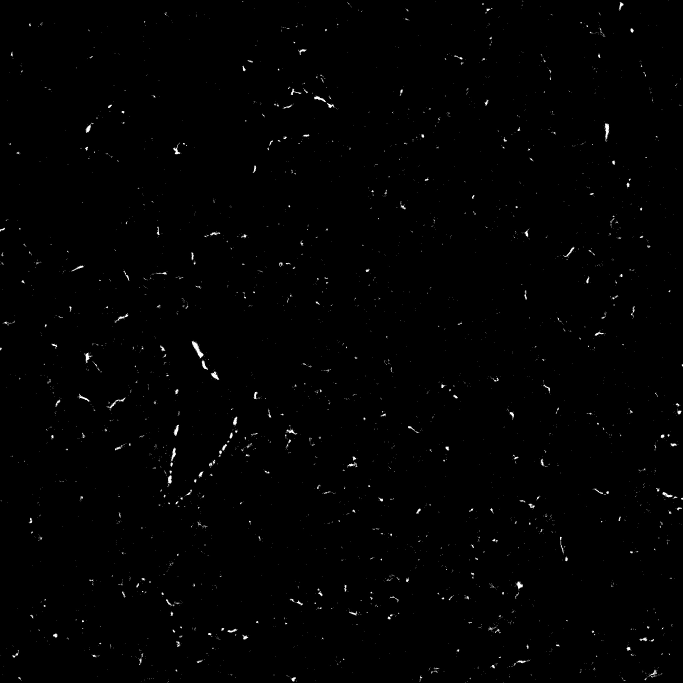
#> input picture images/MASK_Sk658 Llobe ch010017.jpg, 2048 x 2048 px, found by its file name (shown at 1/3 size)
$ python main_shortened.py
#> lines starting #> are read from the running program, lines starting #| are printed output that depends on the picture; after the words box and inside, x2 and y2 are one past the last pixel; in counts of white or black regions, pixels touching at a corner belong together; long printed decimals are rounded; pictures that were not available may be replaced by others from this repository, and a replacement may not be noted
from termcolor import colored
import cv2
import numpy as np
import pandas as pd
import timeit


filenames = [
    r"/Users/zain/Documents/GitHub/Module-3-Fibrosis_Luke_Zain/images/MASK_Sk658 Llobe ch010017.jpg", #defining the path to the images
    r"/Users/zain/Documents/GitHub/Module-3-Fibrosis_Luke_Zain/images/MASK_Sk658 Llobe ch010018.jpg",
    r"/Users/zain/Documents/GitHub/Module-3-Fibrosis_Luke_Zain/images/MASK_Sk658 Llobe ch010019.jpg",
    r"/Users/zain/Documents/GitHub/Module-3-Fibrosis_Luke_Zain/images/MASK_Sk658 Llobe ch010021.jpg",
    r"/Users/zain/Documents/GitHub/Module-3-Fibrosis_Luke_Zain/images/MASK_Sk658 Llobe ch010022.jpg",
    r"/Users/zain/Documents/GitHub/Module-3-Fibrosis_Luke_Zain/images/MASK_Sk658 Llobe ch010023.jpg",
]

depths = [15, 1000, 3000, 5300, 7000, 9900]

white_percents = []

print(colored("Counts of pixel by color in each image", "yellow"))

for i, (file, depth) in enumerate(zip(filenames, depths)):
    img = cv2.imread(file, 0)
#> img is the input picture: shape (2048, 2048); min 0, max 255, mean 1.7
    _, binary = cv2.threshold(img, 127, 255, cv2.THRESH_BINARY)
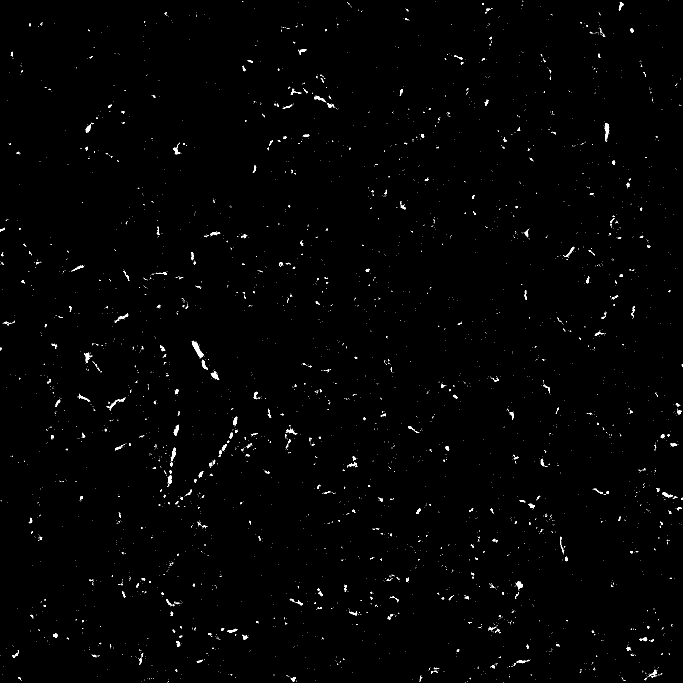
#> binary: shape (2048, 2048) (shown at 1/3 size); 0.66% white; 3753 white regions (3443 under 20 px), largest, box (x1, y1, x2, y2) and area: (575, 1023, 611, 1075) 612, (1814, 370, 1828, 424) 398, (632, 1114, 658, 1140) 280

    white = np.sum(binary == 255)
#> white = 27561
    black = np.sum(binary == 0)
#> black = 4166743

    percent = 100 * white / (white + black)
#> percent = 0.657
    white_percents.append(percent)

    print(colored(f"White pixels in image {i}: {white}", "white"))
#| White pixels in image 0: 27561
    print(colored(f"Black pixels in image {i}: {black}", "black"))
#| Black pixels in image 0: 4166743
    print()
    print(colored(f"{file}:", "red"))
    print(f"{percent}% White | Depth: {depth} microns\n")
#| 0.6571% White | Depth: 15 microns
#> pass 2 of the loop `for i, (file, depth) in enumerate(zip(filenames, depths)):`:
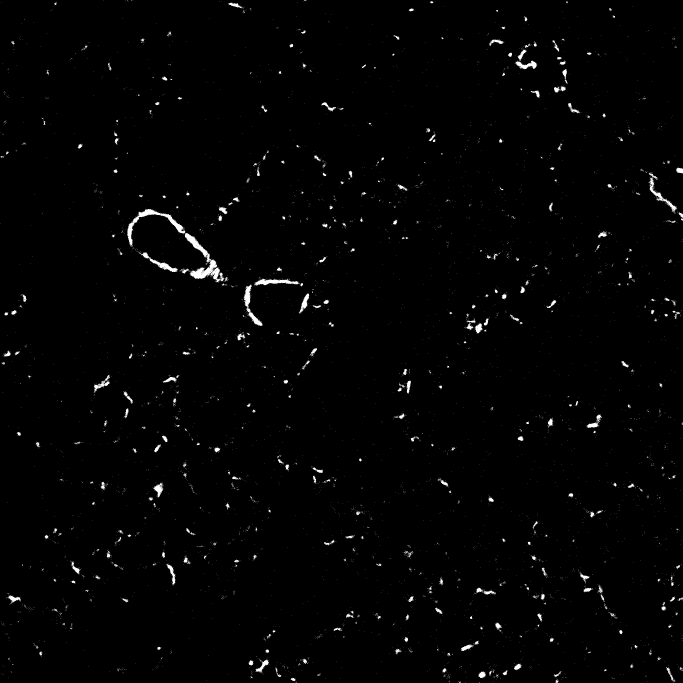
#> input picture images/MASK_Sk658 Llobe ch010024.jpg, 2048 x 2048 px, given in place of MASK_Sk658 Llobe ch010018.jpg, which was not available (shown at 1/3 size)
#> img is the input picture: shape (2048, 2048); min 0, max 255, mean 3.5
#> `_, binary = cv2.threshold(img, 127, 255, cv2.THRESH_BINARY)`:
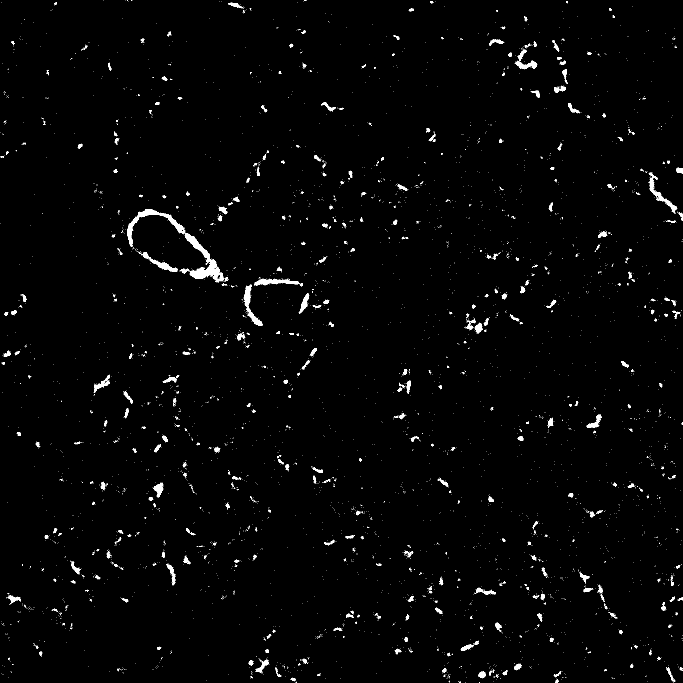
#> binary: shape (2048, 2048) (shown at 1/3 size); 1.3% white; 5555 white regions (5169 under 20 px), largest, box (x1, y1, x2, y2) and area: (381, 627, 674, 847) 7200, (731, 854, 788, 978) 1641, (763, 836, 898, 858) 1375
#> white = 56360
#> black = 4137944
#> percent = 1.34
#| White pixels in image 1: 56360
#| Black pixels in image 1: 4137944
#| 1.344% White | Depth: 1000 microns
#> pass 3 of the loop `for i, (file, depth) in enumerate(zip(filenames, depths)):`:
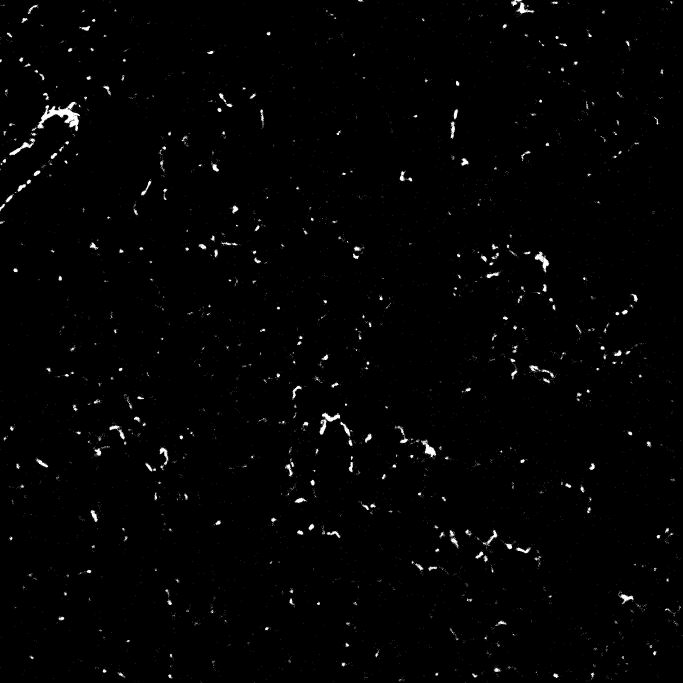
#> input picture images/MASK_Sk658 Llobe ch010025.jpg, 2048 x 2048 px, given in place of MASK_Sk658 Llobe ch010019.jpg, which was not available (shown at 1/3 size)
#> img is the input picture: shape (2048, 2048); min 0, max 255, mean 3.1
#> `_, binary = cv2.threshold(img, 127, 255, cv2.THRESH_BINARY)`:
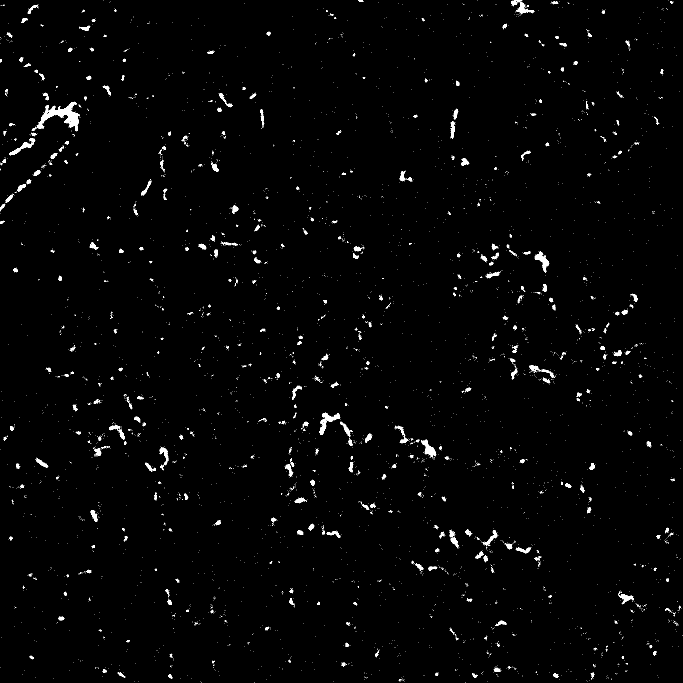
#> binary: shape (2048, 2048) (shown at 1/3 size); 1.2% white; 5533 white regions (5147 under 20 px), largest, box (x1, y1, x2, y2) and area: (112, 305, 240, 393) 3727, (1604, 754, 1648, 818) 935, (1263, 1319, 1309, 1372) 879
#> white = 51040
#> black = 4143264
#> percent = 1.22
#| White pixels in image 2: 51040
#| Black pixels in image 2: 4143264
#| 1.217% White | Depth: 3000 microns
#> the loop made 6 passes; the first 3 are shown

# Save to CSV
df = pd.DataFrame({
    'Filenames': filenames,
    'Depths': depths,
    'White percents': white_percents
})

df.to_csv('Percent_White_Pixels.csv', index=False)

print("The .csv file 'Percent_White_Pixels.csv' has been created.")
# Example: Timing the threshold operation specifically
t = timeit.Timer(lambda: cv2.threshold(img, 127, 255, cv2.THRESH_BINARY))
print(f"Thresholding took: {t.timeit(number=1000) / 1000:.6f} seconds per call")
#| Thresholding took: 1e-06 seconds per call
